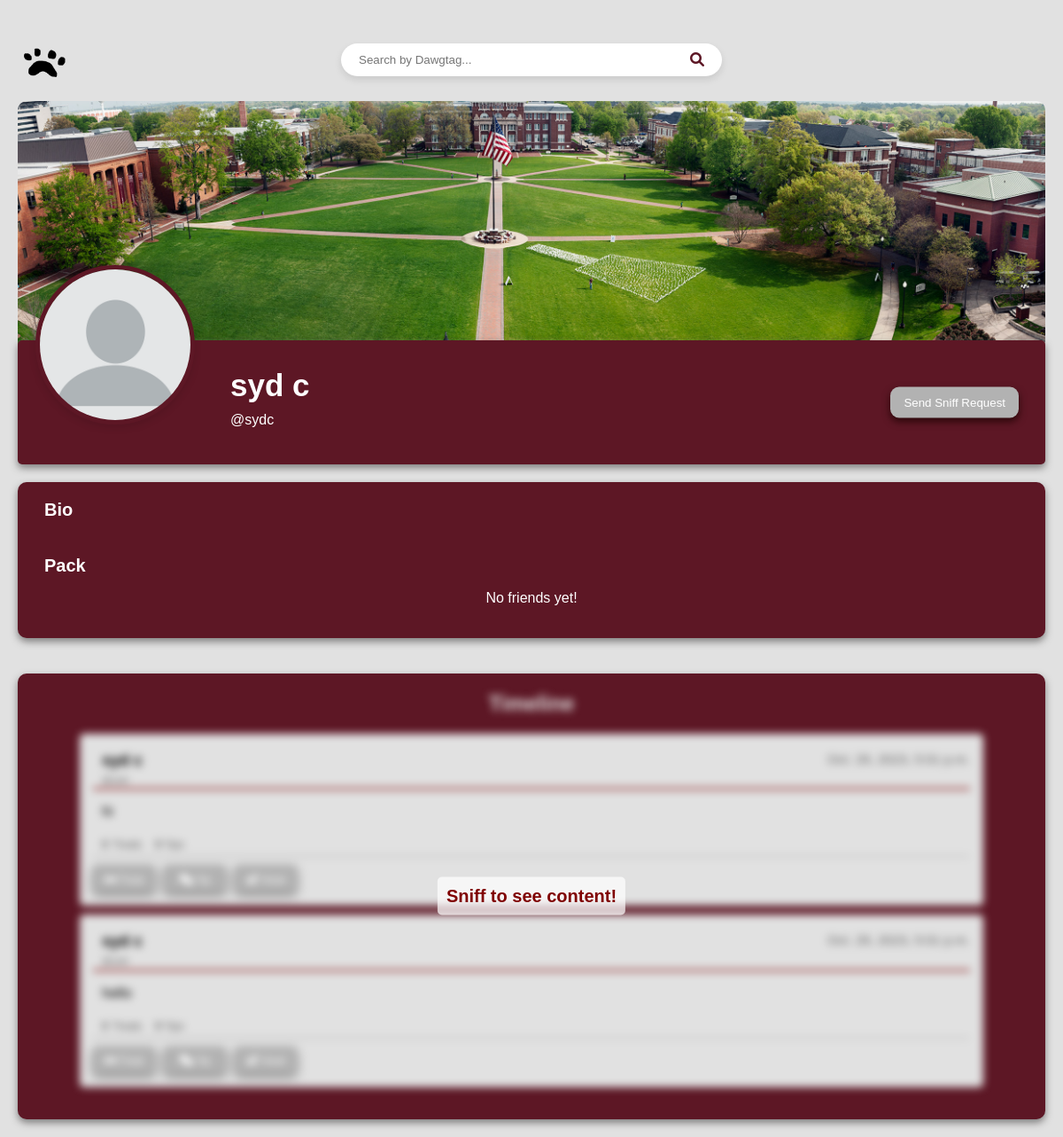
/main/profile/sydc/, run on an earlier commit of the app's database.
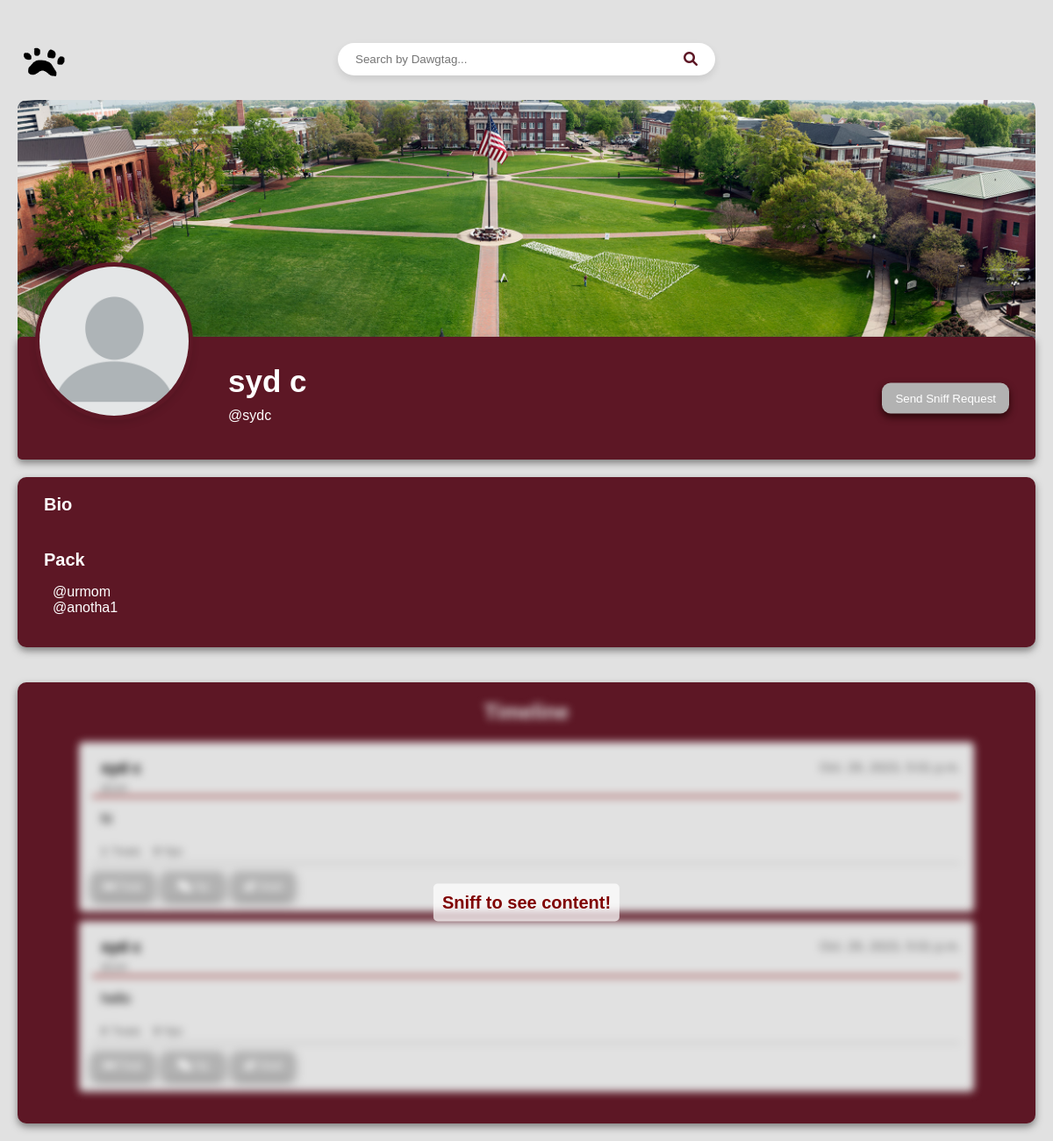
And on a later commit of the database.
### homepage/models.py (models this page shows, shortened)
class DawgHouseUser(AbstractBaseUser, PermissionsMixin):
    username = models.CharField(unique=True, max_length=30)
    first_name = models.CharField(max_length=30)
    last_name = models.CharField(max_length=30)
    bio = models.TextField(blank=True, max_length=200)
    friends = models.ManyToManyField("self", blank=True)
    is_staff = models.BooleanField(default=False)
    USERNAME_FIELD = "username"
    REQUIRED_FIELDS = ["first_name", "last_name"]
    objects = DawgHouseUserManager()

class Bark(models.Model):
    id = models.UUIDField(primary_key=True, default=uuid.uuid4)
    user = models.ForeignKey(settings.AUTH_USER_MODEL, on_delete=models.CASCADE)
    content = models.TextField()
    timestamp = models.DateTimeField(auto_now_add=True)
    num_likes = models.IntegerField(default=0)
    num_yips = models.IntegerField(default=0)
    num_howls = models.IntegerField(default=0)
    treated_by = models.ManyToManyField(
        DawgHouseUser, related_name="treats_given", blank=True
    )

### homepage/views.py (the view)
# urls.py: path("profile/<str:username>/", views.ProfileView, name="profile"),
def ProfileView(request, username):
    user = get_object_or_404(DawgHouseUser, username=username)
    friends_list = user.friends.all()
    barks = Bark.objects.filter(user=user).order_by("-timestamp")
    context = {"user": user, "barks": barks, "friends_list": friends_list}
    if user == request.user:
        return render(request, "user_profile.html", context)
    elif request.user in user.friends.all():
        return render(request, "friend_view.html", context)
    else:
        return render(request, "non_friend_view.html", context)

### homepage/templates/non_friend_view.html (shortened to what this page needs)
<!DOCTYPE html>
<html>
<head>
    {% load static %}
    <link rel="stylesheet" href="{% static 'nonfriend.css' %}" />
    <link rel="stylesheet" href="https://cdnjs.cloudflare.com/ajax/libs/font-awesome/6.0.0/css/all.min.css">
</head>
<body>
    <div class="top-bar">
        <a href="{% url 'main_timeline' %}" class="logo-link">
            <img
                src="{% static 'images/DHLogo.png' %}"
                alt="DawgHouse Logo"
                class="logo"
            />
        </a>
        <form method="POST" action="{% url 'search_users' %}" class="search-bar-container">
            <input type="text" id="searchInput" name="username" placeholder="Search by Dawgtag...">
            <button type="submit"><i class="fa fa-search" aria-hidden="true"></i></button>
        </form>
    </div>
    <div class="profile-cover">
      <img
        src="{% static 'images/msstate.jpg' %}"
        alt="{{ user.username }}'s cover photo"
      />
    </div>
    <div class="profile-content">
      <div class="profile-header">
        <img
          src="{% static 'images/profilePicture.jpg' %}"
          alt="{{ user.username }}'s profile picture"
        />
        <div class="profile-name-bio">
          <h1>{{ user.first_name }} {{ user.last_name }}</h1>
          <p>@{{ user.username }}</p>
          <a href="{% url 'send_sniff_request' user.id %}">
            <button class="friend-request-btn">Send Sniff Request</button>
          </a>
        </div>
      </div>
      <div class="profile-layout">
        <div class="bio-container">
          <strong>Bio</strong>
          <div class="friends-list">
            <strong>Pack</strong>
            {% if friends_list %}
            <ul>
              {% for friend in friends_list %}
              <li>@{{ friend.username }}</li>
              {% endfor %}
            </ul>
            {% else %}
            <p>No friends yet!</p>
            {% endif %}
          </div>
        </div>
        <div class="barks-container">
          <div class="overlay-content"><strong> Sniff to see content!</strong></div>
          <div class="barks-content blur-effect">
          <h2>Timeline</h2>
          <ul>
            {% for bark in barks %}
            <li class="bark">
              <div class="bark-header">
                  <h3>{{ user.first_name }} {{ user.last_name }}</h3>
                  <p class="timestamp">{{ bark.timestamp }}</p>
              </div>
              <h4>@{{ user.username }}</h4>
              <hr color="maroon">
              <div class="bark-content-display">
                <p>{{ bark.content }}</p>
              </div>
        <div class="counters-container">
          <h4 class="counters-container">
            <strong>{{ bark.num_likes }}</strong> Treats
            <span class="comment-counter"><strong>0</strong> Yips</span>
          </h4>
        </div>
        <hr>
        <div class="button-container">
            <button type="submit"><i class="fa-solid fa-bone" style="color:white;"></i> Treat</button>
          <button type="button">
              <i class="fa-solid fa-comments" style="color:white;"></i> Yip
          </button>
          <button type="button">
              <i class="fa-solid fa-dog" style="color:white;"></i> Howl
          </button>
      </div>
      </li>
      {% endfor %}
    </ul>
  </div>
</div>
</div>
    </body>
  </html>

What changed in the data, as far as the page shows it:
now on this page (row edited): DawgHouseUser: username "urmom"
added DawgHouseUser: username "anotha1"
Also different on the page:
text no longer shown: "No friends yet!"
